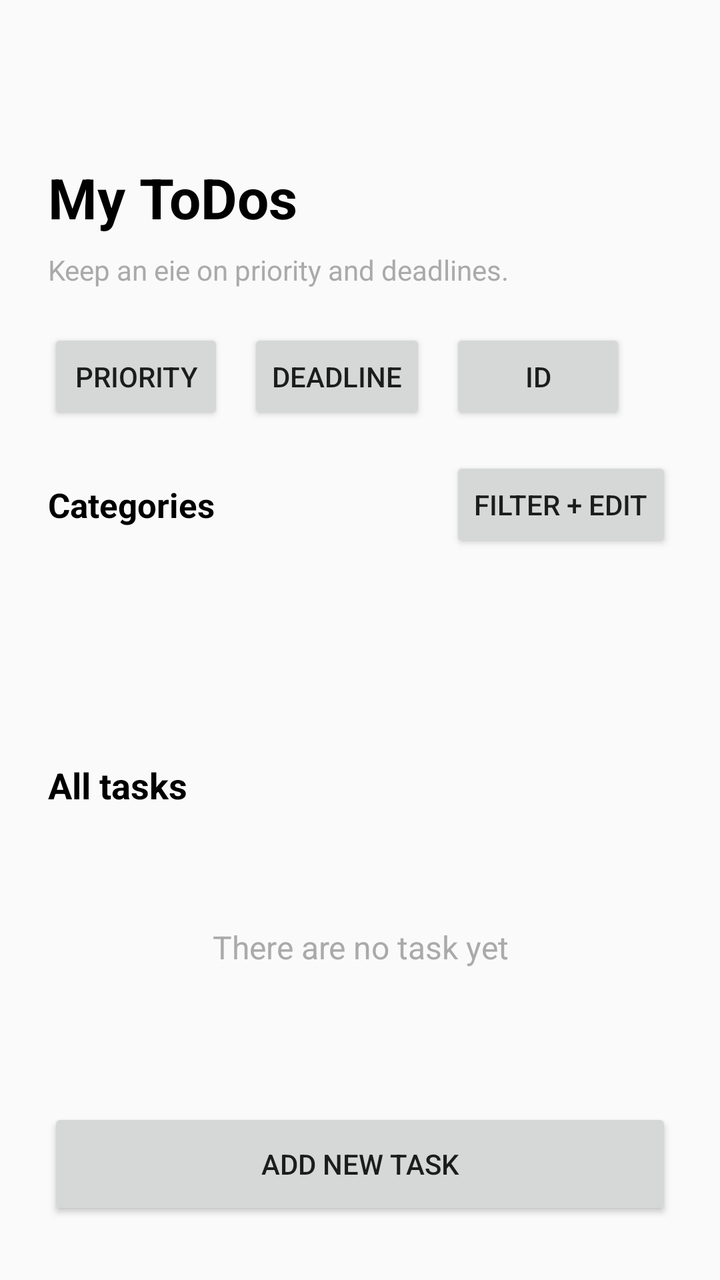
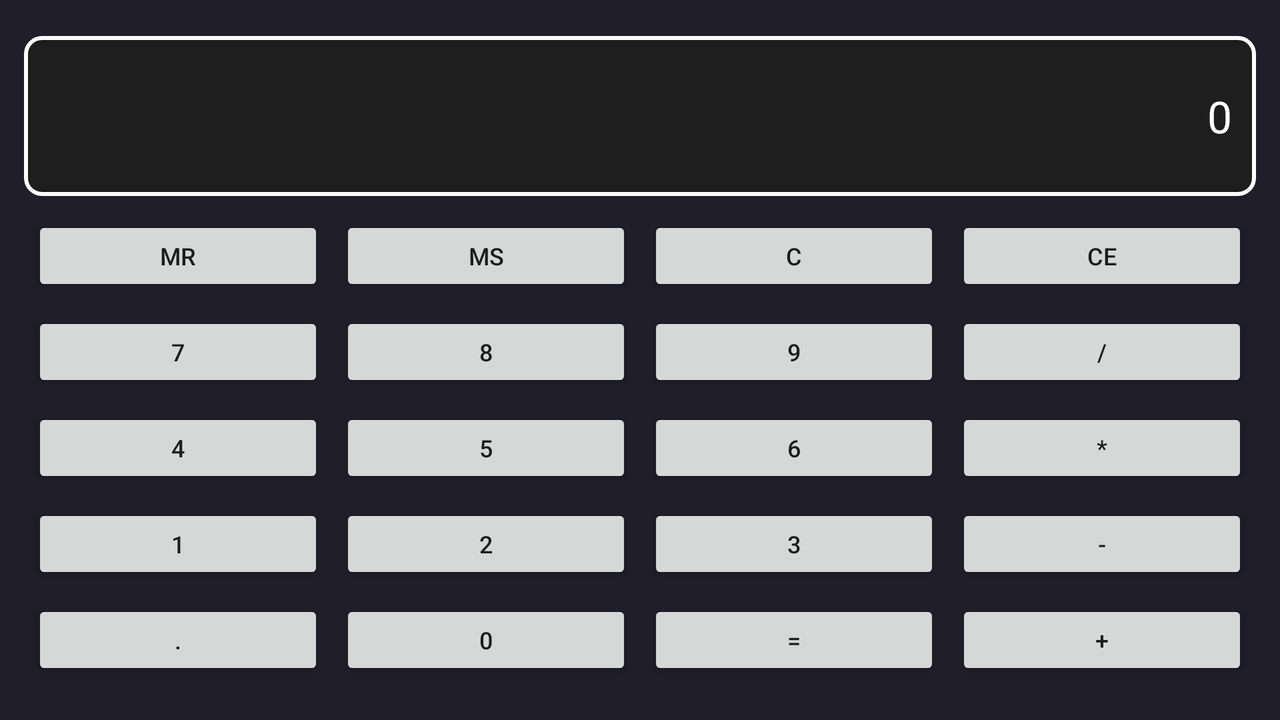

One screen, two layout resources from the same app: the default and the repository's alternative for another configuration. Each is rendered where Android would select it; the XML of both is given below.
<!-- AndroidManifest.xml: activity theme Theme.Mobsysteme2 -->
<!-- res/layout/activity_main.xml -->
<?xml version="1.0" encoding="utf-8"?>
<androidx.constraintlayout.widget.ConstraintLayout
    xmlns:android="http://schemas.android.com/apk/res/android"
    xmlns:app="http://schemas.android.com/apk/res-auto"
    xmlns:tools="http://schemas.android.com/tools"
    android:id="@+id/main"
    android:layout_width="match_parent"
    android:layout_height="match_parent"
    tools:context=".MainActivity">

    <LinearLayout
        android:id="@+id/headerContainer"
        android:layout_width="0dp"
        android:layout_height="wrap_content"
        android:layout_marginStart="24dp"
        android:layout_marginTop="50dp"
        android:layout_marginEnd="24dp"
        android:orientation="vertical"
        app:layout_constraintEnd_toEndOf="parent"
        app:layout_constraintStart_toStartOf="parent"
        app:layout_constraintTop_toTopOf="parent">

        <TextView
            android:id="@+id/tvMainHeadline"
            android:layout_width="match_parent"
            android:layout_height="wrap_content"
            android:text="My ToDos"
            android:textColor="@android:color/black"
            android:textSize="28sp"
            android:textStyle="bold"
            android:layout_marginTop="30dp"
            />

        <TextView
            android:id="@+id/tvMainSubtitle"
            android:layout_width="match_parent"
            android:layout_height="wrap_content"
            android:layout_marginTop="8dp"
            android:text="Keep an eie on priority and deadlines."
            android:textColor="@android:color/darker_gray"
            android:textSize="14sp" />
    </LinearLayout>

    <HorizontalScrollView
        android:id="@+id/sortScroll"
        android:layout_width="0dp"
        android:layout_height="wrap_content"
        android:layout_marginStart="24dp"
        android:layout_marginTop="20dp"
        android:layout_marginEnd="24dp"
        android:scrollbars="none"
        app:layout_constraintEnd_toEndOf="parent"
        app:layout_constraintStart_toStartOf="parent"
        app:layout_constraintTop_toBottomOf="@id/headerContainer">

        <LinearLayout
            android:id="@+id/sortContainer"
            android:layout_width="wrap_content"
            android:layout_height="wrap_content"
            android:orientation="horizontal">

            <Button
                android:id="@+id/btnSortPriority"
                android:layout_width="wrap_content"
                android:layout_height="wrap_content"
                android:text="Priority" />

            <Button
                android:id="@+id/btnSortDeadline"
                android:layout_width="wrap_content"
                android:layout_height="wrap_content"
                android:layout_marginStart="12dp"
                android:text="Deadline" />

            <Button
                android:id="@+id/btnSortId"
                android:layout_width="wrap_content"
                android:layout_height="wrap_content"
                android:layout_marginStart="12dp"
                android:text="ID" />
        </LinearLayout>
    </HorizontalScrollView>

    <LinearLayout
        android:id="@+id/categoryHeader"
        android:layout_width="0dp"
        android:layout_height="wrap_content"
        android:layout_marginStart="24dp"
        android:layout_marginTop="16dp"
        android:layout_marginEnd="24dp"
        android:gravity="center_vertical"
        android:orientation="horizontal"
        app:layout_constraintEnd_toEndOf="parent"
        app:layout_constraintStart_toStartOf="parent"
        app:layout_constraintTop_toBottomOf="@id/sortScroll">

        <TextView
            android:id="@+id/tvCategoriesLabel"
            android:layout_width="0dp"
            android:layout_height="wrap_content"
            android:layout_weight="1"
            android:text="Categories"
            android:textColor="@android:color/black"
            android:textSize="17sp"
            android:textStyle="bold" />

        <Button
            android:id="@+id/btnOpenCategoryFilters"
            android:layout_width="wrap_content"
            android:layout_height="wrap_content"
            android:text="Filter + Edit" />
    </LinearLayout>

    <androidx.recyclerview.widget.RecyclerView
        android:id="@+id/rvCategories"
        android:layout_width="0dp"
        android:layout_height="72dp"
        android:layout_marginStart="24dp"
        android:layout_marginTop="12dp"
        android:layout_marginEnd="24dp"
        android:clipToPadding="false"
        android:paddingEnd="8dp"
        tools:itemCount="6"
        tools:listitem="@android:layout/activity_list_item"
        app:layout_constraintEnd_toEndOf="parent"
        app:layout_constraintStart_toStartOf="parent"
        app:layout_constraintTop_toBottomOf="@id/categoryHeader" />

    <TextView
        android:id="@+id/tvSectionLabel"
        android:layout_width="0dp"
        android:layout_height="wrap_content"
        android:layout_marginStart="24dp"
        android:layout_marginTop="20dp"
        android:layout_marginEnd="24dp"
        android:text="All tasks"
        android:textColor="@android:color/black"
        android:textSize="18sp"
        android:textStyle="bold"
        app:layout_constraintEnd_toEndOf="parent"
        app:layout_constraintStart_toStartOf="parent"
        app:layout_constraintTop_toBottomOf="@id/rvCategories" />

    <androidx.recyclerview.widget.RecyclerView
        android:id="@+id/rvTodos"
        android:layout_width="0dp"
        android:layout_height="0dp"
        android:layout_marginStart="24dp"
        android:layout_marginTop="12dp"
        android:layout_marginEnd="24dp"
        android:layout_marginBottom="24dp"
        android:clipToPadding="false"
        android:paddingBottom="88dp"
        tools:itemCount="4"
        tools:listitem="@android:layout/simple_list_item_2"
        app:layout_constraintBottom_toTopOf="@id/btnAddTodo"
        app:layout_constraintEnd_toEndOf="parent"
        app:layout_constraintStart_toStartOf="parent"
        app:layout_constraintTop_toBottomOf="@id/tvSectionLabel" />

    <TextView
        android:id="@+id/tvEmptyState"
        android:layout_width="0dp"
        android:layout_height="wrap_content"
        android:layout_marginStart="32dp"
        android:layout_marginEnd="32dp"
        android:gravity="center"
        android:text="There are no task yet"
        android:textColor="@android:color/darker_gray"
        android:textSize="16sp"
        android:visibility="gone"
        app:layout_constraintBottom_toBottomOf="@id/rvTodos"
        app:layout_constraintEnd_toEndOf="@id/rvTodos"
        app:layout_constraintStart_toStartOf="@id/rvTodos"
        app:layout_constraintTop_toTopOf="@id/rvTodos"
        tools:visibility="visible" />

    <Button
        android:id="@+id/btnAddTodo"
        android:layout_width="0dp"
        android:layout_height="wrap_content"
        android:layout_marginStart="24dp"
        android:layout_marginEnd="24dp"
        android:layout_marginBottom="30dp"
        android:minHeight="56dp"
        android:text="Add new Task"
        app:layout_constraintBottom_toBottomOf="parent"
        app:layout_constraintEnd_toEndOf="parent"
        app:layout_constraintStart_toStartOf="parent" />

</androidx.constraintlayout.widget.ConstraintLayout>
<!-- resources referenced by this layout -->
<resources>
  <style name="Theme.Mobsysteme2" parent="Theme.AppCompat.Light.NoActionBar" />
</resources>
<!-- res/layout-land/activity_main.xml (the repository's variant of the layout above) -->
<!-- drawn on the phone turned sideways -->
<?xml version="1.0" encoding="utf-8"?>
<LinearLayout xmlns:android="http://schemas.android.com/apk/res/android"
    xmlns:tools="http://schemas.android.com/tools"
    android:id="@+id/main"
    android:layout_width="match_parent"
    android:layout_height="match_parent"
    android:orientation="vertical"
    android:background="#201E28"
    android:padding="12dp"
    tools:context=".MainActivity">

    <TextView
        android:id="@+id/tvDisplay"
        android:layout_width="match_parent"
        android:layout_height="80dp"
        android:gravity="end|center_vertical"
        android:text="0"
        android:textSize="22sp"
        android:textColor="#FFFFFF"
        android:padding="12dp"
        android:layout_marginTop="6dp"
        android:background="@drawable/border" />

    <GridLayout
        android:layout_width="match_parent"
        android:layout_height="0dp"
        android:layout_weight="1"
        android:columnCount="4"
        android:rowCount="6"
        android:useDefaultMargins="true"
        android:alignmentMode="alignMargins"
        android:layout_marginTop="6dp">

        <Button
            android:id="@+id/btnMR"
            android:layout_width="0dp"
            android:layout_height="40dp"
            android:layout_margin="4dp"
            android:layout_columnWeight="1"
            android:text="MR"
            android:textSize="12sp" />

        <Button
            android:id="@+id/btnMS"
            android:layout_width="0dp"
            android:layout_height="40dp"
            android:layout_margin="4dp"
            android:layout_columnWeight="1"
            android:text="MS"
            android:textSize="12sp" />

        <Button
            android:id="@+id/btnClean"
            android:layout_width="0dp"
            android:layout_height="40dp"
            android:layout_margin="4dp"
            android:layout_columnWeight="1"
            android:text="C"
            android:textSize="12sp" />

        <Button
            android:id="@+id/btnCleanLast"
            android:layout_width="0dp"
            android:layout_height="40dp"
            android:layout_margin="4dp"
            android:layout_columnWeight="1"
            android:text="CE"
            android:textSize="12sp" />

        <Button
            android:id="@+id/btn7"
            android:layout_width="0dp"
            android:layout_height="40dp"
            android:layout_margin="4dp"
            android:layout_columnWeight="1"
            android:text="7"
            android:textSize="12sp" />

        <Button
            android:id="@+id/btn8"
            android:layout_width="0dp"
            android:layout_height="40dp"
            android:layout_margin="4dp"
            android:layout_columnWeight="1"
            android:text="8"
            android:textSize="12sp" />

        <Button
            android:id="@+id/btn9"
            android:layout_width="0dp"
            android:layout_height="40dp"
            android:layout_margin="4dp"
            android:layout_columnWeight="1"
            android:text="9"
            android:textSize="12sp" />

        <Button
            android:id="@+id/btnDivide"
            android:layout_width="0dp"
            android:layout_height="40dp"
            android:layout_margin="4dp"
            android:layout_columnWeight="1"
            android:text="/"
            android:textSize="12sp" />

        <Button
            android:id="@+id/btn4"
            android:layout_width="0dp"
            android:layout_height="40dp"
            android:layout_margin="4dp"
            android:layout_columnWeight="1"
            android:text="4"
            android:textSize="12sp" />

        <Button
            android:id="@+id/btn5"
            android:layout_width="0dp"
            android:layout_height="40dp"
            android:layout_margin="4dp"
            android:layout_columnWeight="1"
            android:text="5"
            android:textSize="12sp" />

        <Button
            android:id="@+id/btn6"
            android:layout_width="0dp"
            android:layout_height="40dp"
            android:layout_margin="4dp"
            android:layout_columnWeight="1"
            android:text="6"
            android:textSize="12sp" />

        <Button
            android:id="@+id/btnMultiply"
            android:layout_width="0dp"
            android:layout_height="40dp"
            android:layout_margin="4dp"
            android:layout_columnWeight="1"
            android:text="*"
            android:textSize="12sp" />

        <Button
            android:id="@+id/btn1"
            android:layout_width="0dp"
            android:layout_height="40dp"
            android:layout_margin="4dp"
            android:layout_columnWeight="1"
            android:text="1"
            android:textSize="12sp" />

        <Button
            android:id="@+id/btn2"
            android:layout_width="0dp"
            android:layout_height="40dp"
            android:layout_margin="4dp"
            android:layout_columnWeight="1"
            android:text="2"
            android:textSize="12sp" />

        <Button
            android:id="@+id/btn3"
            android:layout_width="0dp"
            android:layout_height="40dp"
            android:layout_margin="4dp"
            android:layout_columnWeight="1"
            android:text="3"
            android:textSize="12sp" />

        <Button
            android:id="@+id/btnMinus"
            android:layout_width="0dp"
            android:layout_height="40dp"
            android:layout_margin="4dp"
            android:layout_columnWeight="1"
            android:text="-"
            android:textSize="12sp" />

        <Button
            android:id="@+id/btnDot"
            android:layout_width="0dp"
            android:layout_height="40dp"
            android:layout_margin="4dp"
            android:layout_columnWeight="1"
            android:text="."
            android:textSize="12sp" />

        <Button
            android:id="@+id/btn0"
            android:layout_width="0dp"
            android:layout_height="40dp"
            android:layout_margin="4dp"
            android:layout_columnWeight="1"
            android:text="0"
            android:textSize="12sp" />

        <Button
            android:id="@+id/btnEquals"
            android:layout_width="0dp"
            android:layout_height="40dp"
            android:layout_margin="4dp"
            android:layout_columnWeight="1"
            android:text="="
            android:textSize="12sp" />

        <Button
            android:id="@+id/btnPlus"
            android:layout_width="0dp"
            android:layout_height="40dp"
            android:layout_margin="4dp"
            android:layout_columnWeight="1"
            android:text="+"
            android:textSize="12sp" />

        <Button
            android:id="@+id/btnChange"
            android:layout_width="0dp"
            android:layout_height="40dp"
            android:layout_margin="4dp"
            android:layout_columnWeight="1"
            android:text="+/-"
            android:textSize="12sp" />

        <Button
            android:id="@+id/btnDelete"
            android:layout_width="0dp"
            android:layout_height="40dp"
            android:layout_margin="4dp"
            android:layout_columnWeight="1"
            android:text="⌫"
            android:textSize="12sp" />

    </GridLayout>
</LinearLayout>
<!-- resources referenced by the variant -->
<!-- as the phone turned sideways resolves them -->
<resources>
  <!-- drawable border (drawable) -->
  <shape xmlns:android="http://schemas.android.com/apk/res/android">
      <solid android:color="#1E1E1E"/>
  
      <stroke
          android:width="2dp"
          android:color="#FFFFFF"/>
  
      <corners android:radius="8dp"/>
  </shape>
  <style name="Theme.Mobsysteme2" parent="Theme.AppCompat.Light.NoActionBar" />
</resources>
